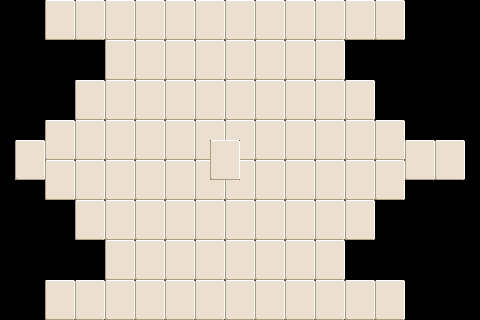

A 2D game scene composited from a Tiled map and its tileset images. What follows is a short description and the map's XML, with every tile layer's data as written:
An orthogonal 32x16 tile map with 15x20 px tiles, 5 tile layers (TurtleLayer0, TurtleLayer1, TurtleLayer2, TurtleLayer3, ...).

<map version="1.1" tiledversion="2018.09.12" orientation="orthogonal" renderorder="right-down" width="32" height="16" tilewidth="15" tileheight="20" infinite="0" nextlayerid="6" nextobjectid="1">
 <tileset firstgid="1" source="TileSet.tsx" />
 <layer id="1" name="TurtleLayer0" width="32" height="16">
  <data encoding="csv">
0,0,0,37,38,37,38,37,38,37,38,37,38,37,38,37,38,37,38,37,38,37,38,37,38,37,38,0,0,0,0,0,
0,0,0,55,56,55,56,55,56,55,56,55,56,55,56,55,56,55,56,55,56,55,56,55,56,55,56,0,0,0,0,0,
0,0,0,0,0,0,0,37,38,37,38,37,38,37,38,37,38,37,38,37,38,37,38,0,0,0,0,0,0,0,0,0,
0,0,0,0,0,0,0,55,56,55,56,55,56,55,56,55,56,55,56,55,56,55,56,0,0,0,0,0,0,0,0,0,
0,0,0,0,0,37,38,37,38,37,38,37,38,37,38,37,38,37,38,37,38,37,38,37,38,0,0,0,0,0,0,0,
0,0,0,0,0,55,56,55,56,55,56,55,56,55,56,55,56,55,56,55,56,55,56,55,56,0,0,0,0,0,0,0,
0,0,0,37,38,37,38,37,38,37,38,37,38,37,38,37,38,37,38,37,38,37,38,37,38,37,38,0,0,0,0,0,
0,37,38,55,56,55,56,55,56,55,56,55,56,55,56,55,56,55,56,55,56,55,56,55,56,55,56,37,38,37,38,0,
0,55,56,37,38,37,38,37,38,37,38,37,38,37,38,37,38,37,38,37,38,37,38,37,38,37,38,55,56,55,56,0,
0,0,0,55,56,55,56,55,56,55,56,55,56,55,56,55,56,55,56,55,56,55,56,55,56,55,56,0,0,0,0,0,
0,0,0,0,0,37,38,37,38,37,38,37,38,37,38,37,38,37,38,37,38,37,38,37,38,0,0,0,0,0,0,0,
0,0,0,0,0,55,56,55,56,55,56,55,56,55,56,55,56,55,56,55,56,55,56,55,56,0,0,0,0,0,0,0,
0,0,0,0,0,0,0,37,38,37,38,37,38,37,38,37,38,37,38,37,38,37,38,0,0,0,0,0,0,0,0,0,
0,0,0,0,0,0,0,55,56,55,56,55,56,55,56,55,56,55,56,55,56,55,56,0,0,0,0,0,0,0,0,0,
0,0,0,37,38,37,38,37,38,37,38,37,38,37,38,37,38,37,38,37,38,37,38,37,38,37,38,0,0,0,0,0,
0,0,0,55,56,55,56,55,56,55,56,55,56,55,56,55,56,55,56,55,56,55,56,55,56,55,56,0,0,0,0,0
</data>
 </layer>
 <layer id="2" name="TurtleLayer1" width="32" height="16">
  <data encoding="csv">
0,0,0,0,0,0,0,0,0,0,0,0,0,0,0,0,0,0,0,0,0,0,0,0,0,0,0,0,0,0,0,0,
0,0,0,0,0,0,0,0,0,0,0,0,0,0,0,0,0,0,0,0,0,0,0,0,0,0,0,0,0,0,0,0,
0,0,0,0,0,0,0,0,0,37,38,37,38,37,38,37,38,37,38,37,38,0,0,0,0,0,0,0,0,0,0,0,
0,0,0,0,0,0,0,0,0,55,56,55,56,55,56,55,56,55,56,55,56,0,0,0,0,0,0,0,0,0,0,0,
0,0,0,0,0,0,0,0,0,37,38,37,38,37,38,37,38,37,38,37,38,0,0,0,0,0,0,0,0,0,0,0,
0,0,0,0,0,0,0,0,0,55,56,55,56,55,56,55,56,55,56,55,56,0,0,0,0,0,0,0,0,0,0,0,
0,0,0,0,0,0,0,0,0,37,38,37,38,37,38,37,38,37,38,37,38,0,0,0,0,0,0,0,0,0,0,0,
0,0,0,0,0,0,0,0,0,55,56,55,56,55,56,55,56,55,56,55,56,0,0,0,0,0,0,0,0,0,0,0,
0,0,0,0,0,0,0,0,0,37,38,37,38,37,38,37,38,37,38,37,38,0,0,0,0,0,0,0,0,0,0,0,
0,0,0,0,0,0,0,0,0,55,56,55,56,55,56,55,56,55,56,55,56,0,0,0,0,0,0,0,0,0,0,0,
0,0,0,0,0,0,0,0,0,37,38,37,38,37,38,37,38,37,38,37,38,0,0,0,0,0,0,0,0,0,0,0,
0,0,0,0,0,0,0,0,0,55,56,55,56,55,56,55,56,55,56,55,56,0,0,0,0,0,0,0,0,0,0,0,
0,0,0,0,0,0,0,0,0,37,38,37,38,37,38,37,38,37,38,37,38,0,0,0,0,0,0,0,0,0,0,0,
0,0,0,0,0,0,0,0,0,55,56,55,56,55,56,55,56,55,56,55,56,0,0,0,0,0,0,0,0,0,0,0,
0,0,0,0,0,0,0,0,0,0,0,0,0,0,0,0,0,0,0,0,0,0,0,0,0,0,0,0,0,0,0,0,
0,0,0,0,0,0,0,0,0,0,0,0,0,0,0,0,0,0,0,0,0,0,0,0,0,0,0,0,0,0,0,0
</data>
 </layer>
 <layer id="3" name="TurtleLayer2" width="32" height="16">
  <data encoding="csv">
0,0,0,0,0,0,0,0,0,0,0,0,0,0,0,0,0,0,0,0,0,0,0,0,0,0,0,0,0,0,0,0,
0,0,0,0,0,0,0,0,0,0,0,0,0,0,0,0,0,0,0,0,0,0,0,0,0,0,0,0,0,0,0,0,
0,0,0,0,0,0,0,0,0,0,0,0,0,0,0,0,0,0,0,0,0,0,0,0,0,0,0,0,0,0,0,0,
0,0,0,0,0,0,0,0,0,0,0,0,0,0,0,0,0,0,0,0,0,0,0,0,0,0,0,0,0,0,0,0,
0,0,0,0,0,0,0,0,0,0,0,37,38,37,38,37,38,37,38,0,0,0,0,0,0,0,0,0,0,0,0,0,
0,0,0,0,0,0,0,0,0,0,0,55,56,55,56,55,56,55,56,0,0,0,0,0,0,0,0,0,0,0,0,0,
0,0,0,0,0,0,0,0,0,0,0,37,38,37,38,37,38,37,38,0,0,0,0,0,0,0,0,0,0,0,0,0,
0,0,0,0,0,0,0,0,0,0,0,55,56,55,56,55,56,55,56,0,0,0,0,0,0,0,0,0,0,0,0,0,
0,0,0,0,0,0,0,0,0,0,0,37,38,37,38,37,38,37,38,0,0,0,0,0,0,0,0,0,0,0,0,0,
0,0,0,0,0,0,0,0,0,0,0,55,56,55,56,55,56,55,56,0,0,0,0,0,0,0,0,0,0,0,0,0,
0,0,0,0,0,0,0,0,0,0,0,37,38,37,38,37,38,37,38,0,0,0,0,0,0,0,0,0,0,0,0,0,
0,0,0,0,0,0,0,0,0,0,0,55,56,55,56,55,56,55,56,0,0,0,0,0,0,0,0,0,0,0,0,0,
0,0,0,0,0,0,0,0,0,0,0,0,0,0,0,0,0,0,0,0,0,0,0,0,0,0,0,0,0,0,0,0,
0,0,0,0,0,0,0,0,0,0,0,0,0,0,0,0,0,0,0,0,0,0,0,0,0,0,0,0,0,0,0,0,
0,0,0,0,0,0,0,0,0,0,0,0,0,0,0,0,0,0,0,0,0,0,0,0,0,0,0,0,0,0,0,0,
0,0,0,0,0,0,0,0,0,0,0,0,0,0,0,0,0,0,0,0,0,0,0,0,0,0,0,0,0,0,0,0
</data>
 </layer>
 <layer id="4" name="TurtleLayer3" width="32" height="16">
  <data encoding="csv">
0,0,0,0,0,0,0,0,0,0,0,0,0,0,0,0,0,0,0,0,0,0,0,0,0,0,0,0,0,0,0,0,
0,0,0,0,0,0,0,0,0,0,0,0,0,0,0,0,0,0,0,0,0,0,0,0,0,0,0,0,0,0,0,0,
0,0,0,0,0,0,0,0,0,0,0,0,0,0,0,0,0,0,0,0,0,0,0,0,0,0,0,0,0,0,0,0,
0,0,0,0,0,0,0,0,0,0,0,0,0,0,0,0,0,0,0,0,0,0,0,0,0,0,0,0,0,0,0,0,
0,0,0,0,0,0,0,0,0,0,0,0,0,0,0,0,0,0,0,0,0,0,0,0,0,0,0,0,0,0,0,0,
0,0,0,0,0,0,0,0,0,0,0,0,0,0,0,0,0,0,0,0,0,0,0,0,0,0,0,0,0,0,0,0,
0,0,0,0,0,0,0,0,0,0,0,0,0,37,38,37,38,0,0,0,0,0,0,0,0,0,0,0,0,0,0,0,
0,0,0,0,0,0,0,0,0,0,0,0,0,55,56,55,56,0,0,0,0,0,0,0,0,0,0,0,0,0,0,0,
0,0,0,0,0,0,0,0,0,0,0,0,0,37,38,37,38,0,0,0,0,0,0,0,0,0,0,0,0,0,0,0,
0,0,0,0,0,0,0,0,0,0,0,0,0,55,56,55,56,0,0,0,0,0,0,0,0,0,0,0,0,0,0,0,
0,0,0,0,0,0,0,0,0,0,0,0,0,0,0,0,0,0,0,0,0,0,0,0,0,0,0,0,0,0,0,0,
0,0,0,0,0,0,0,0,0,0,0,0,0,0,0,0,0,0,0,0,0,0,0,0,0,0,0,0,0,0,0,0,
0,0,0,0,0,0,0,0,0,0,0,0,0,0,0,0,0,0,0,0,0,0,0,0,0,0,0,0,0,0,0,0,
0,0,0,0,0,0,0,0,0,0,0,0,0,0,0,0,0,0,0,0,0,0,0,0,0,0,0,0,0,0,0,0,
0,0,0,0,0,0,0,0,0,0,0,0,0,0,0,0,0,0,0,0,0,0,0,0,0,0,0,0,0,0,0,0,
0,0,0,0,0,0,0,0,0,0,0,0,0,0,0,0,0,0,0,0,0,0,0,0,0,0,0,0,0,0,0,0
</data>
 </layer>
 <layer id="5" name="TurtleLayer4" width="32" height="16">
  <data encoding="csv">
0,0,0,0,0,0,0,0,0,0,0,0,0,0,0,0,0,0,0,0,0,0,0,0,0,0,0,0,0,0,0,0,
0,0,0,0,0,0,0,0,0,0,0,0,0,0,0,0,0,0,0,0,0,0,0,0,0,0,0,0,0,0,0,0,
0,0,0,0,0,0,0,0,0,0,0,0,0,0,0,0,0,0,0,0,0,0,0,0,0,0,0,0,0,0,0,0,
0,0,0,0,0,0,0,0,0,0,0,0,0,0,0,0,0,0,0,0,0,0,0,0,0,0,0,0,0,0,0,0,
0,0,0,0,0,0,0,0,0,0,0,0,0,0,0,0,0,0,0,0,0,0,0,0,0,0,0,0,0,0,0,0,
0,0,0,0,0,0,0,0,0,0,0,0,0,0,0,0,0,0,0,0,0,0,0,0,0,0,0,0,0,0,0,0,
0,0,0,0,0,0,0,0,0,0,0,0,0,0,0,0,0,0,0,0,0,0,0,0,0,0,0,0,0,0,0,0,
0,0,0,0,0,0,0,0,0,0,0,0,0,0,37,38,0,0,0,0,0,0,0,0,0,0,0,0,0,0,0,0,
0,0,0,0,0,0,0,0,0,0,0,0,0,0,55,56,0,0,0,0,0,0,0,0,0,0,0,0,0,0,0,0,
0,0,0,0,0,0,0,0,0,0,0,0,0,0,0,0,0,0,0,0,0,0,0,0,0,0,0,0,0,0,0,0,
0,0,0,0,0,0,0,0,0,0,0,0,0,0,0,0,0,0,0,0,0,0,0,0,0,0,0,0,0,0,0,0,
0,0,0,0,0,0,0,0,0,0,0,0,0,0,0,0,0,0,0,0,0,0,0,0,0,0,0,0,0,0,0,0,
0,0,0,0,0,0,0,0,0,0,0,0,0,0,0,0,0,0,0,0,0,0,0,0,0,0,0,0,0,0,0,0,
0,0,0,0,0,0,0,0,0,0,0,0,0,0,0,0,0,0,0,0,0,0,0,0,0,0,0,0,0,0,0,0,
0,0,0,0,0,0,0,0,0,0,0,0,0,0,0,0,0,0,0,0,0,0,0,0,0,0,0,0,0,0,0,0,
0,0,0,0,0,0,0,0,0,0,0,0,0,0,0,0,0,0,0,0,0,0,0,0,0,0,0,0,0,0,0,0
</data>
 </layer>
</map>
